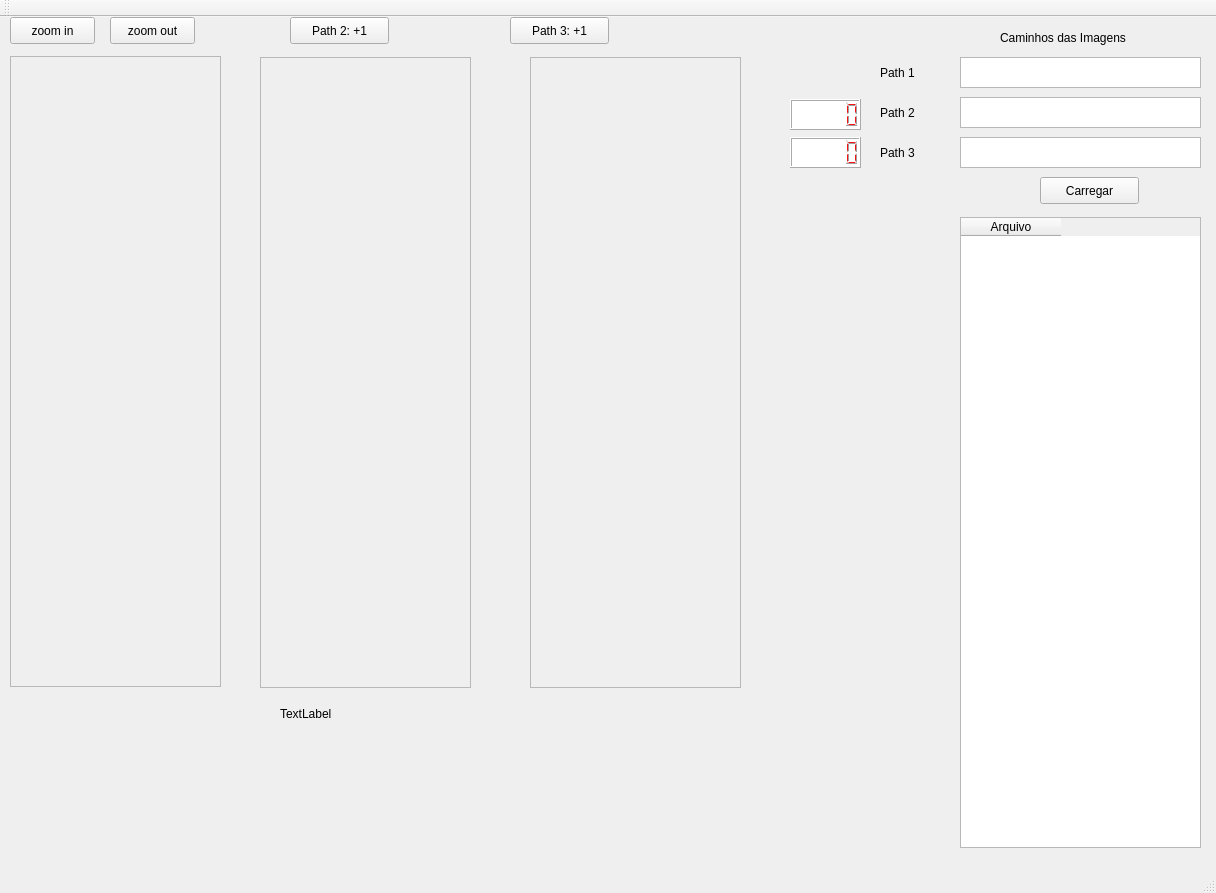
<?xml version="1.0" encoding="UTF-8"?>
<ui version="4.0">
 <class>MainWindow</class>
 <widget class="QMainWindow" name="MainWindow">
  <property name="geometry">
   <rect>
    <x>0</x>
    <y>0</y>
    <width>1216</width>
    <height>893</height>
   </rect>
  </property>
  <property name="windowTitle">
   <string>MainWindow</string>
  </property>
  <widget class="QWidget" name="centralWidget">
   <widget class="QLabel" name="label">
    <property name="geometry">
     <rect>
      <x>10</x>
      <y>40</y>
      <width>211</width>
      <height>631</height>
     </rect>
    </property>
    <property name="text">
     <string>TextLabel</string>
    </property>
   </widget>
   <widget class="QLabel" name="label_2">
    <property name="geometry">
     <rect>
      <x>260</x>
      <y>40</y>
      <width>211</width>
      <height>631</height>
     </rect>
    </property>
    <property name="text">
     <string>TextLabel</string>
    </property>
   </widget>
   <widget class="QLabel" name="label_3">
    <property name="geometry">
     <rect>
      <x>530</x>
      <y>40</y>
      <width>221</width>
      <height>631</height>
     </rect>
    </property>
    <property name="text">
     <string>TextLabel</string>
    </property>
   </widget>
   <widget class="QTextEdit" name="textEdit">
    <property name="geometry">
     <rect>
      <x>960</x>
      <y>40</y>
      <width>241</width>
      <height>31</height>
     </rect>
    </property>
   </widget>
   <widget class="QTextEdit" name="textEdit_2">
    <property name="geometry">
     <rect>
      <x>960</x>
      <y>80</y>
      <width>241</width>
      <height>31</height>
     </rect>
    </property>
   </widget>
   <widget class="QTextEdit" name="textEdit_3">
    <property name="geometry">
     <rect>
      <x>960</x>
      <y>120</y>
      <width>241</width>
      <height>31</height>
     </rect>
    </property>
   </widget>
   <widget class="QPushButton" name="pushButton">
    <property name="geometry">
     <rect>
      <x>1040</x>
      <y>160</y>
      <width>99</width>
      <height>27</height>
     </rect>
    </property>
    <property name="text">
     <string>Carregar</string>
    </property>
   </widget>
   <widget class="QLabel" name="label_4">
    <property name="geometry">
     <rect>
      <x>1000</x>
      <y>10</y>
      <width>171</width>
      <height>21</height>
     </rect>
    </property>
    <property name="text">
     <string>Caminhos das Imagens</string>
    </property>
   </widget>
   <widget class="QTableWidget" name="tableWidget">
    <property name="geometry">
     <rect>
      <x>960</x>
      <y>200</y>
      <width>241</width>
      <height>631</height>
     </rect>
    </property>
    <column>
     <property name="text">
      <string>Arquivo</string>
     </property>
    </column>
   </widget>
   <widget class="QPushButton" name="pushButton_3">
    <property name="geometry">
     <rect>
      <x>290</x>
      <y>0</y>
      <width>99</width>
      <height>27</height>
     </rect>
    </property>
    <property name="text">
     <string>Path 2: +1</string>
    </property>
   </widget>
   <widget class="QPushButton" name="pushButton_4">
    <property name="geometry">
     <rect>
      <x>510</x>
      <y>0</y>
      <width>99</width>
      <height>27</height>
     </rect>
    </property>
    <property name="text">
     <string>Path 3: +1</string>
    </property>
   </widget>
   <widget class="QLabel" name="label_5">
    <property name="geometry">
     <rect>
      <x>880</x>
      <y>40</y>
      <width>71</width>
      <height>31</height>
     </rect>
    </property>
    <property name="text">
     <string>Path 1</string>
    </property>
   </widget>
   <widget class="QLabel" name="label_6">
    <property name="geometry">
     <rect>
      <x>880</x>
      <y>80</y>
      <width>71</width>
      <height>31</height>
     </rect>
    </property>
    <property name="text">
     <string>Path 2</string>
    </property>
   </widget>
   <widget class="QLabel" name="label_7">
    <property name="geometry">
     <rect>
      <x>880</x>
      <y>120</y>
      <width>71</width>
      <height>31</height>
     </rect>
    </property>
    <property name="text">
     <string>Path 3</string>
    </property>
   </widget>
   <widget class="QLCDNumber" name="lcdNumber">
    <property name="geometry">
     <rect>
      <x>790</x>
      <y>82</y>
      <width>71</width>
      <height>31</height>
     </rect>
    </property>
    <property name="styleSheet">
     <string notr="true">color:rgb(248, 19, 19);background-color:rgb(255, 255, 255)</string>
    </property>
   </widget>
   <widget class="QLCDNumber" name="lcdNumber_2">
    <property name="geometry">
     <rect>
      <x>790</x>
      <y>120</y>
      <width>71</width>
      <height>31</height>
     </rect>
    </property>
    <property name="styleSheet">
     <string notr="true">color:rgb(248, 19, 19);
background-color:rgb(255, 255, 255)</string>
    </property>
   </widget>
   <widget class="QPushButton" name="pushButton_2">
    <property name="geometry">
     <rect>
      <x>10</x>
      <y>0</y>
      <width>85</width>
      <height>27</height>
     </rect>
    </property>
    <property name="text">
     <string>zoom in</string>
    </property>
   </widget>
   <widget class="QPushButton" name="pushButton_5">
    <property name="geometry">
     <rect>
      <x>110</x>
      <y>0</y>
      <width>85</width>
      <height>27</height>
     </rect>
    </property>
    <property name="text">
     <string>zoom out</string>
    </property>
   </widget>
   <widget class="QScrollArea" name="scrollArea">
    <property name="geometry">
     <rect>
      <x>10</x>
      <y>39</y>
      <width>211</width>
      <height>631</height>
     </rect>
    </property>
    <property name="widgetResizable">
     <bool>true</bool>
    </property>
    <widget class="QWidget" name="scrollAreaWidgetContents">
     <property name="geometry">
      <rect>
       <x>0</x>
       <y>0</y>
       <width>209</width>
       <height>629</height>
      </rect>
     </property>
    </widget>
   </widget>
   <widget class="QLabel" name="label_8">
    <property name="geometry">
     <rect>
      <x>280</x>
      <y>381</y>
      <width>211</width>
      <height>631</height>
     </rect>
    </property>
    <property name="text">
     <string>TextLabel</string>
    </property>
   </widget>
   <widget class="QScrollArea" name="scrollArea_2">
    <property name="geometry">
     <rect>
      <x>260</x>
      <y>40</y>
      <width>211</width>
      <height>631</height>
     </rect>
    </property>
    <property name="widgetResizable">
     <bool>true</bool>
    </property>
    <widget class="QWidget" name="scrollAreaWidgetContents_2">
     <property name="geometry">
      <rect>
       <x>0</x>
       <y>0</y>
       <width>209</width>
       <height>629</height>
      </rect>
     </property>
    </widget>
   </widget>
   <widget class="QScrollArea" name="scrollArea_3">
    <property name="geometry">
     <rect>
      <x>530</x>
      <y>40</y>
      <width>211</width>
      <height>631</height>
     </rect>
    </property>
    <property name="widgetResizable">
     <bool>true</bool>
    </property>
    <widget class="QWidget" name="scrollAreaWidgetContents_3">
     <property name="geometry">
      <rect>
       <x>0</x>
       <y>0</y>
       <width>209</width>
       <height>629</height>
      </rect>
     </property>
    </widget>
   </widget>
  </widget>
  <widget class="QMenuBar" name="menuBar">
   <property name="geometry">
    <rect>
     <x>0</x>
     <y>0</y>
     <width>1216</width>
     <height>27</height>
    </rect>
   </property>
  </widget>
  <widget class="QToolBar" name="mainToolBar">
   <attribute name="toolBarArea">
    <enum>TopToolBarArea</enum>
   </attribute>
   <attribute name="toolBarBreak">
    <bool>false</bool>
   </attribute>
  </widget>
  <widget class="QStatusBar" name="statusBar"/>
 </widget>
 <layoutdefault spacing="6" margin="11"/>
 <resources/>
 <connections/>
</ui>
